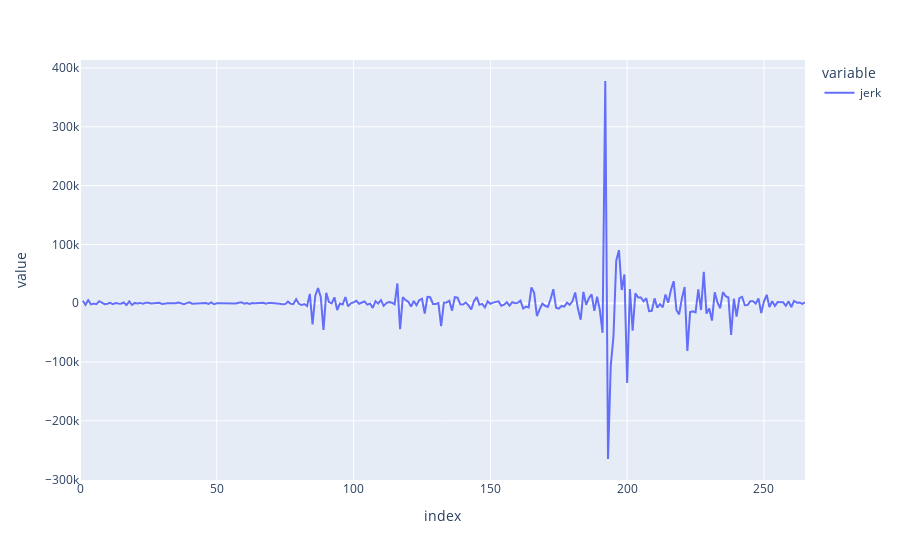

Source (notebook cell):
### Code cell
# display only jerk column as a line plot
import plotly.express as px

fig = px.line(updated_df, x=updated_df.index, y=["jerk"])
fig.show()

### Figure 1 — Plotly figure (JSON) as saved in the notebook; plotly's stock layout.template omitted (floating-point values rounded to 4 significant figures; data arrays with more than 128 entries replaced by an {"elided": "..."} marker saying what was removed)
{"data": [{"hovertemplate": "variable=jerk<br>index=%{x}<br>value=%{y}<extra></extra>", "legendgroup": "jerk", "line": {"color": "#636efa", "dash": "solid"}, "marker": {"symbol": "circle"}, "mode": "lines", "name": "jerk", "orientation": "v", "showlegend": true, "type": "scatter", "x": {"elided": "266 int values"}, "xaxis": "x", "y": {"elided": "266 float values"}, "yaxis": "y"}], "layout": {"legend": {"title": {"text": "variable"}, "tracegroupgap": 0}, "margin": {"t": 60}, "xaxis": {"anchor": "y", "domain": [0, 1], "title": {"text": "index"}}, "yaxis": {"anchor": "x", "domain": [0, 1], "title": {"text": "value"}}}}
